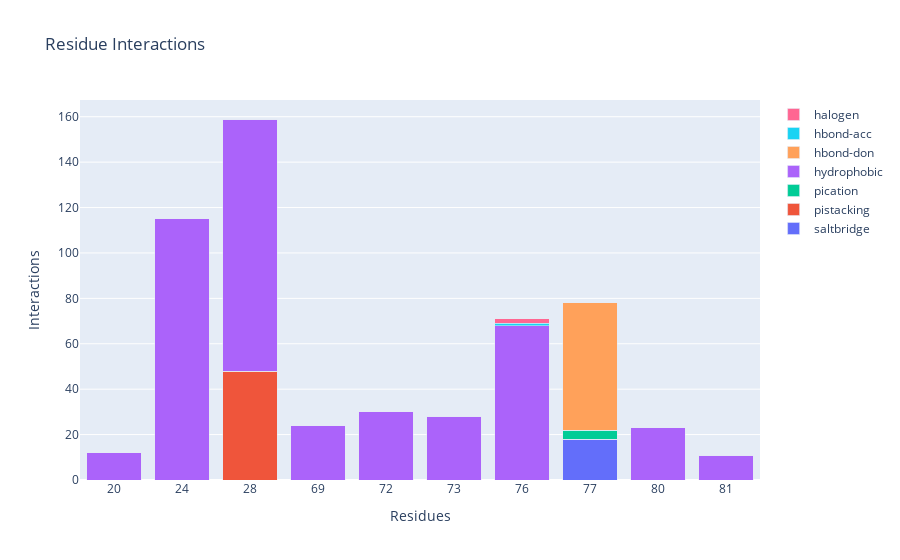
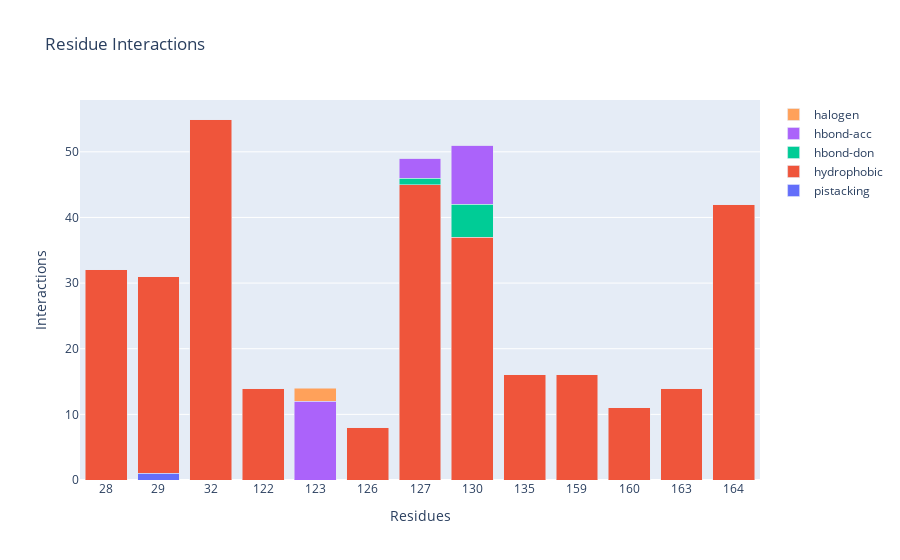

The cell these charts' notebook holds for them, in order:
### Markdown cell above
### HIT 2 GNINA poses hotspot interactions

### Code cell
ligands_path = DATA / "docked_gnina_pose_A_hittwo_30pose"

plipify_ligand_protein_preparation(ligands_path, protein_path, protein_name)

for chain in ["C", "D"]:
    interaction_fp_generator(chain, ligands_path)

### Figure 1 — Plotly figure (JSON) as saved in the notebook; plotly's stock layout.template omitted (floating-point values rounded to 4 significant figures)
{"data": [{"name": "saltbridge", "type": "bar", "x": [20, 24, 28, 69, 72, 73, 76, 77, 80, 81], "y": [0, 0, 0, 0, 0, 0, 0, 18, 0, 0]}, {"name": "pistacking", "type": "bar", "x": [20, 24, 28, 69, 72, 73, 76, 77, 80, 81], "y": [0, 0, 48, 0, 0, 0, 0, 0, 0, 0]}, {"name": "pication", "type": "bar", "x": [20, 24, 28, 69, 72, 73, 76, 77, 80, 81], "y": [0, 0, 0, 0, 0, 0, 0, 4, 0, 0]}, {"name": "hydrophobic", "type": "bar", "x": [20, 24, 28, 69, 72, 73, 76, 77, 80, 81], "y": [12, 115, 111, 24, 30, 28, 68, 0, 23, 11]}, {"name": "hbond-don", "type": "bar", "x": [20, 24, 28, 69, 72, 73, 76, 77, 80, 81], "y": [0, 0, 0, 0, 0, 0, 0, 56, 0, 0]}, {"name": "hbond-acc", "type": "bar", "x": [20, 24, 28, 69, 72, 73, 76, 77, 80, 81], "y": [0, 0, 0, 0, 0, 0, 1, 0, 0, 0]}, {"name": "halogen", "type": "bar", "x": [20, 24, 28, 69, 72, 73, 76, 77, 80, 81], "y": [0, 0, 0, 0, 0, 0, 2, 0, 0, 0]}], "layout": {"barmode": "stack", "title": {"text": "Residue Interactions"}, "xaxis": {"title": {"text": "Residues"}, "type": "category"}, "yaxis": {"title": {"text": "Interactions"}}}}

### Figure 2 — Plotly figure (JSON) as saved in the notebook; plotly's stock layout.template omitted (floating-point values rounded to 4 significant figures)
{"data": [{"name": "pistacking", "type": "bar", "x": [28, 29, 32, 122, 123, 126, 127, 130, 135, 159, 160, 163, 164], "y": [0, 1, 0, 0, 0, 0, 0, 0, 0, 0, 0, 0, 0]}, {"name": "hydrophobic", "type": "bar", "x": [28, 29, 32, 122, 123, 126, 127, 130, 135, 159, 160, 163, 164], "y": [32, 30, 55, 14, 0, 8, 45, 37, 16, 16, 11, 14, 42]}, {"name": "hbond-don", "type": "bar", "x": [28, 29, 32, 122, 123, 126, 127, 130, 135, 159, 160, 163, 164], "y": [0, 0, 0, 0, 0, 0, 1, 5, 0, 0, 0, 0, 0]}, {"name": "hbond-acc", "type": "bar", "x": [28, 29, 32, 122, 123, 126, 127, 130, 135, 159, 160, 163, 164], "y": [0, 0, 0, 0, 12, 0, 3, 9, 0, 0, 0, 0, 0]}, {"name": "halogen", "type": "bar", "x": [28, 29, 32, 122, 123, 126, 127, 130, 135, 159, 160, 163, 164], "y": [0, 0, 0, 0, 2, 0, 0, 0, 0, 0, 0, 0, 0]}], "layout": {"barmode": "stack", "title": {"text": "Residue Interactions"}, "xaxis": {"title": {"text": "Residues"}, "type": "category"}, "yaxis": {"title": {"text": "Interactions"}}}}
